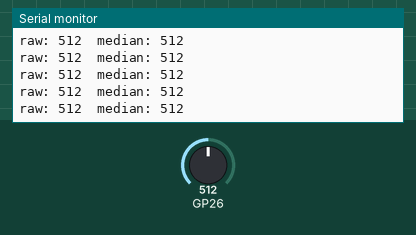
A sketch run on a simulated Raspberry Pi Pico. Parts: the last lines printed to the serial monitor. The inputs (shaded band) are chosen by the test bench; at power-on: GP26 = 512.

Above: at 1.2 s.
1.3 s: GP26 set to 716
At 2.1 s:
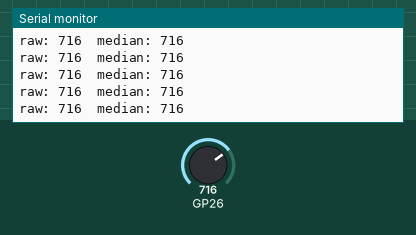
2.8 s: GP26 set to 900
At 3.5 s:
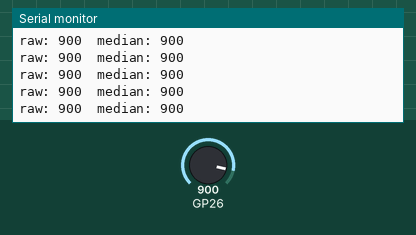
Timing chart, 0 to 5.8 s (numbered marks = the images above; inputs shaded):
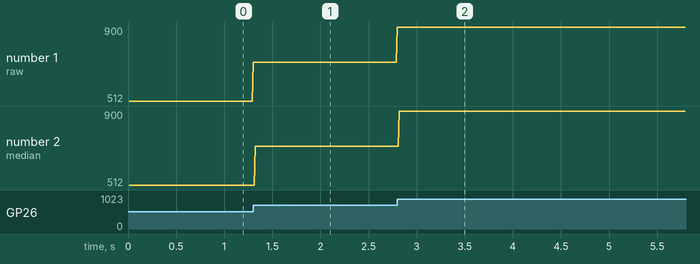

Measured:
- after the input at 1.3 s, the serial monitor: prints a new line at once (image 1)
- after the input at 2.8 s, the serial monitor: prints a new line at once (image 2)
- plotted number 1: 512 → 716 after the input at 1.3 s, 716 → 900 after the input at 2.8 s
- plotted number 2: 512 → 716 after the input at 1.3 s, 716 → 900 after the input at 2.8 s

The sketch:

median_filter.ino
```cpp
// snippet: median_filter
// tags: filter, median, noise, spike, outlier, sensor, smooth, sort
// boards: avr, esp32, megaavr, nano33iot, romi32u4, rp2040
// library: none
// description: 5-point median filter to eliminate spike noise from analog sensors
// prompts: median filter, remove spikes, outlier rejection, eliminate noise spikes, robust sensor filtering, spike rejection

const int WINDOW = 5;
int buf[WINDOW];
int idx = 0;

int medianFilter(int newVal) {
  buf[idx] = newVal;
  idx = (idx + 1) % WINDOW;

  int tmp[WINDOW];
  memcpy(tmp, buf, sizeof(buf));
  // insertion sort
  for (int i = 1; i < WINDOW; i++) {
    int key = tmp[i], j = i - 1;
    while (j >= 0 && tmp[j] > key) { tmp[j + 1] = tmp[j]; j--; }
    tmp[j + 1] = key;
  }
  return tmp[WINDOW / 2];
}

unsigned long prevMs = 0;

void setup() {
  Serial.begin(9600);
  for (int i = 0; i < WINDOW; i++) buf[i] = analogRead(A0);
}

void loop() {
  unsigned long now = millis();
  if (now - prevMs < 10) return;
  prevMs = now;

  int raw      = analogRead(A0);
  int filtered = medianFilter(raw);
  Serial.print("raw: "); Serial.print(raw);
  Serial.print("  median: "); Serial.println(filtered);
}
```
